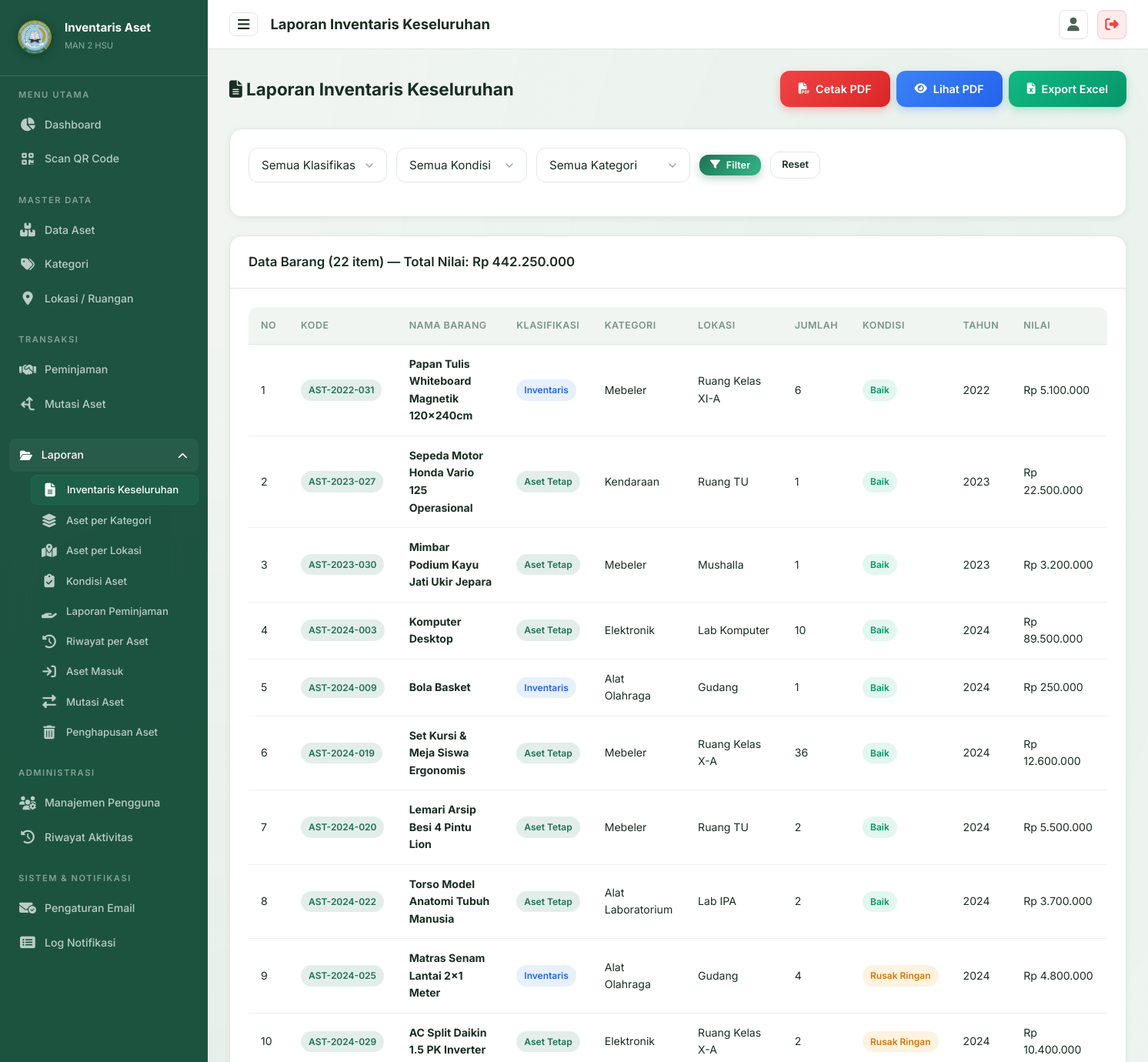
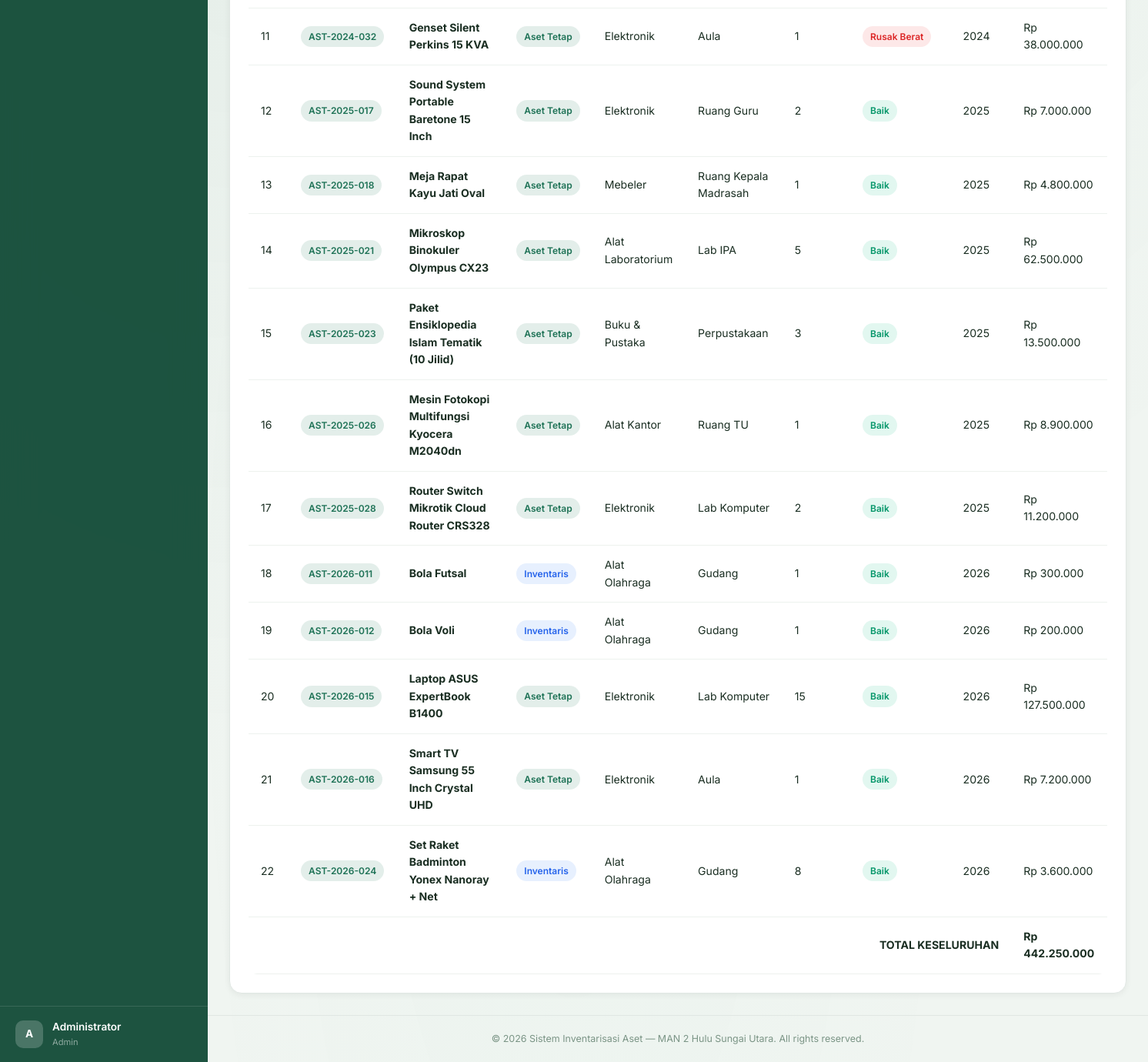
/pages/laporan/aset_keseluruhan.php (signed in), run on the app's committed database (2 pictures, top to bottom).
### tables this page shows
CREATE TABLE `aset` (
  `id` int NOT NULL AUTO_INCREMENT,
  `kode_aset` varchar(50) NOT NULL,
  `nama_aset` varchar(150) NOT NULL,
  `id_kategori` int DEFAULT NULL,
  `jenis_barang` enum('Aset Tetap','Inventaris Barang') NOT NULL DEFAULT 'Aset Tetap',
  `id_lokasi` int DEFAULT NULL,
  `jumlah` int NOT NULL DEFAULT '1',
  `kondisi` enum('Baik','Rusak Ringan','Rusak Berat') NOT NULL DEFAULT 'Baik',
  `tahun_perolehan` year DEFAULT NULL,
  `nilai_perolehan` decimal(15,2) DEFAULT '0.00',
  `sumber_dana` varchar(100) DEFAULT NULL,
  `gambar` varchar(255) DEFAULT NULL,
  `keterangan` text,
  `qr_code_path` varchar(255) DEFAULT NULL,
  `created_at` timestamp NULL DEFAULT CURRENT_TIMESTAMP,
  `updated_at` timestamp NULL DEFAULT CURRENT_TIMESTAMP ON UPDATE CURRENT_TIMESTAMP,
  `deleted_at` timestamp NULL DEFAULT NULL,
  `bukti_hapus` varchar(255) DEFAULT NULL,
  `status_penghapusan` enum('none','pending','approved') NOT NULL DEFAULT 'none',
  `status_mutasi` enum('none','in_transit') NOT NULL DEFAULT 'none',
  `tgl_pengajuan_hapus` datetime DEFAULT NULL,
  `file_ba_scan` varchar(255) DEFAULT NULL,
  `alasan_hapus` text,
  PRIMARY KEY (`id`),
  UNIQUE KEY `kode_aset` (`kode_aset`),
  KEY `id_kategori` (`id_kategori`),
  KEY `id_lokasi` (`id_lokasi`),
  CONSTRAINT `aset_ibfk_1` FOREIGN KEY (`id_kategori`) REFERENCES `kategori` (`id`) ON DELETE SET NULL,
  CONSTRAINT `aset_ibfk_2` FOREIGN KEY (`id_lokasi`) REFERENCES `lokasi` (`id`) ON DELETE SET NULL
);

CREATE TABLE `kategori` (
  `id` int NOT NULL AUTO_INCREMENT,
  `nama_kategori` varchar(100) NOT NULL,
  `keterangan` text,
  `created_at` timestamp NULL DEFAULT CURRENT_TIMESTAMP,
  PRIMARY KEY (`id`)
);

CREATE TABLE `lokasi` (
  `id` int NOT NULL AUTO_INCREMENT,
  `nama_lokasi` varchar(100) NOT NULL,
  `keterangan` text,
  `created_at` timestamp NULL DEFAULT CURRENT_TIMESTAMP,
  PRIMARY KEY (`id`)
);

### config/database.php (called while the page is built, shortened)
<?php
function formatRupiah($angka) {
    return 'Rp ' . number_format($angka, 0, ',', '.');
}
?>

### pages/laporan/aset_keseluruhan.php (the view, shortened to what this page needs)
<?php
$pdo = getConnection();
$filterKondisi = $_GET['kondisi'] ?? '';
$filterKategori = $_GET['kategori'] ?? '';
$filterJenis = $_GET['jenis'] ?? '';
$where = "WHERE a.deleted_at IS NULL";
$params = [];
$stmt = $pdo->prepare("SELECT a.*, k.nama_kategori, l.nama_lokasi FROM aset a
    LEFT JOIN kategori k ON a.id_kategori = k.id LEFT JOIN lokasi l ON a.id_lokasi = l.id
    $where ORDER BY a.kode_aset");
$stmt->execute($params);
$data = $stmt->fetchAll();
$totalNilai = 0;
foreach ($data as $d) { $totalNilai += $d['nilai_perolehan'] * $d['jumlah']; }
require_once __DIR__ . '/../../includes/header.php';
require_once __DIR__ . '/../../includes/sidebar.php';
?>
<div class="page-header">
    <div><h2><i class="fas fa-file-lines"></i> Laporan Inventaris Keseluruhan</h2></div>
    <div class="btn-group no-print">
        <a href="export_pdf.php?type=keseluruhan&kondisi=<?= urlencode($filterKondisi) ?>&kategori=<?= urlencode($filterKategori) ?>&jenis=<?= urlencode($filterJenis) ?>" class="btn btn-danger"><i class="fas fa-file-pdf"></i> Cetak PDF</a>
        <a href="export_pdf.php?type=keseluruhan&kondisi=<?= urlencode($filterKondisi) ?>&kategori=<?= urlencode($filterKategori) ?>&jenis=<?= urlencode($filterJenis) ?>&view=1" target="_blank" class="btn btn-info"><i class="fas fa-eye"></i> Lihat PDF</a>
        <a href="export_excel.php?type=keseluruhan&kondisi=<?= urlencode($filterKondisi) ?>&kategori=<?= urlencode($filterKategori) ?>&jenis=<?= urlencode($filterJenis) ?>" class="btn btn-success"><i class="fas fa-file-excel"></i> Export Excel</a>
    </div>
</div>
<div class="card mb-4 no-print"><div class="card-body">
    <form method="GET" class="search-bar">
        <select class="form-control" name="jenis" style="max-width:180px;">
            <option value="">Semua Klasifikasi</option>
        </select>
        <select class="form-control" name="kondisi" style="max-width:170px;">
            <option value="">Semua Kondisi</option>
        </select>
        <select class="form-control" name="kategori" style="max-width:200px;">
            <option value="">Semua Kategori</option>
        </select>
        <button type="submit" class="btn btn-primary btn-sm"><i class="fas fa-filter"></i> Filter</button>
        <a href="<?= BASE_URL ?>/laporan/keseluruhan" class="btn btn-secondary btn-sm">Reset</a>
    </form>
</div></div>
<div class="card animate-fadeInUp"><div class="card-header"><h3>Data Barang (<?= count($data) ?> item) — Total Nilai: <?= formatRupiah($totalNilai) ?></h3></div>
<div class="card-body"><div class="table-wrapper">
    <table><thead><tr><th>No</th><th>Kode</th><th>Nama Barang</th><th>Klasifikasi</th><th>Kategori</th><th>Lokasi</th><th>Jumlah</th><th>Kondisi</th><th>Tahun</th><th>Nilai</th></tr></thead>
    <tbody>
        <?php foreach ($data as $i => $a): ?>
        <tr>
            <td><?= $i+1 ?></td>
            <td><span class="badge badge-primary"><?= htmlspecialchars($a['kode_aset']) ?></span></td>
            <td><strong><?= htmlspecialchars($a['nama_aset']) ?></strong></td>
            <td>
                <?php if ($a['jenis_barang'] === 'Aset Tetap'): ?>
                    <span class="badge badge-primary" style="font-size:0.75rem;">Aset Tetap</span>
                <?php else: ?>
                    <span class="badge badge-info" style="font-size:0.75rem;">Inventaris</span>
                <?php endif; ?>
            </td>
            <td><?= htmlspecialchars($a['nama_kategori'] ?? '-') ?></td>
            <td><?= htmlspecialchars($a['nama_lokasi'] ?? '-') ?></td>
            <td><?= $a['jumlah'] ?></td>
            <td>
                <span class="badge badge-<?= $a['kondisi'] === 'Baik' ? 'success' : ($a['kondisi'] === 'Rusak Ringan' ? 'warning' : 'danger') ?>">
                    <?= $a['kondisi'] ?>
                </span>
            </td>
            <td><?= $a['tahun_perolehan'] ?? '-' ?></td>
            <td><?= formatRupiah($a['nilai_perolehan'] * $a['jumlah']) ?></td>
        </tr>
        <?php endforeach; ?>
        <tr style="font-weight:700;"><td colspan="9" style="text-align:right;">TOTAL KESELURUHAN</td><td><?= formatRupiah($totalNilai) ?></td></tr>
    </tbody></table>
</div></div></div>
<?php require_once __DIR__ . '/../../includes/footer.php'; ?>

### data on the page
aset: kode_aset "AST-2022-031", nama_aset "Papan Tulis Whiteboard Magnetik 120x240cm", shows "Inventaris", id_kategori.nama_kategori "Mebeler", id_lokasi.nama_lokasi "Ruang Kelas XI-A", jumlah "6", kondisi "Baik", tahun_perolehan "2022", formatRupiah($a['nilai_perolehan'] * $a['jumlah']) "Rp 5.100.000"
aset: kode_aset "AST-2023-027", nama_aset "Sepeda Motor Honda Vario 125 Operasional", jenis_barang "Aset Tetap", id_kategori.nama_kategori "Kendaraan", id_lokasi.nama_lokasi "Ruang TU", jumlah "1", kondisi "Baik", tahun_perolehan "2023", formatRupiah($a['nilai_perolehan'] * $a['jumlah']) "Rp 22.500.000"
aset: kode_aset "AST-2023-030", nama_aset "Mimbar Podium Kayu Jati Ukir Jepara", jenis_barang "Aset Tetap", id_kategori.nama_kategori "Mebeler", id_lokasi.nama_lokasi "Mushalla", jumlah "1", kondisi "Baik", tahun_perolehan "2023", formatRupiah($a['nilai_perolehan'] * $a['jumlah']) "Rp 3.200.000"
aset: kode_aset "AST-2024-003", nama_aset "Komputer Desktop", jenis_barang "Aset Tetap", id_kategori.nama_kategori "Elektronik", id_lokasi.nama_lokasi "Lab Komputer", jumlah "10", kondisi "Baik", tahun_perolehan "2024", formatRupiah($a['nilai_perolehan'] * $a['jumlah']) "Rp 89.500.000"
aset: kode_aset "AST-2024-009", nama_aset "Bola Basket", shows "Inventaris", id_kategori.nama_kategori "Alat Olahraga", id_lokasi.nama_lokasi "Gudang", jumlah "1", kondisi "Baik", tahun_perolehan "2024", formatRupiah($a['nilai_perolehan'] * $a['jumlah']) "Rp 250.000"
aset: kode_aset "AST-2024-019", nama_aset "Set Kursi & Meja Siswa Ergonomis", jenis_barang "Aset Tetap", id_kategori.nama_kategori "Mebeler", id_lokasi.nama_lokasi "Ruang Kelas X-A", jumlah "36", kondisi "Baik", tahun_perolehan "2024", formatRupiah($a['nilai_perolehan'] * $a['jumlah']) "Rp 12.600.000"
aset: kode_aset "AST-2024-020", nama_aset "Lemari Arsip Besi 4 Pintu Lion", jenis_barang "Aset Tetap", id_kategori.nama_kategori "Mebeler", id_lokasi.nama_lokasi "Ruang TU", jumlah "2", kondisi "Baik", tahun_perolehan "2024", formatRupiah($a['nilai_perolehan'] * $a['jumlah']) "Rp 5.500.000"
aset: kode_aset "AST-2024-022", nama_aset "Torso Model Anatomi Tubuh Manusia", jenis_barang "Aset Tetap", id_kategori.nama_kategori "Alat Laboratorium", id_lokasi.nama_lokasi "Lab IPA", jumlah "2", kondisi "Baik", tahun_perolehan "2024", formatRupiah($a['nilai_perolehan'] * $a['jumlah']) "Rp 3.700.000"
aset: kode_aset "AST-2024-025", nama_aset "Matras Senam Lantai 2x1 Meter", shows "Inventaris", id_kategori.nama_kategori "Alat Olahraga", id_lokasi.nama_lokasi "Gudang", jumlah "4", kondisi "Rusak Ringan", tahun_perolehan "2024", formatRupiah($a['nilai_perolehan'] * $a['jumlah']) "Rp 4.800.000"
aset: kode_aset "AST-2024-029", nama_aset "AC Split Daikin 1.5 PK Inverter", jenis_barang "Aset Tetap", id_kategori.nama_kategori "Elektronik", id_lokasi.nama_lokasi "Ruang Kelas X-A", jumlah "2", kondisi "Rusak Ringan", tahun_perolehan "2024", formatRupiah($a['nilai_perolehan'] * $a['jumlah']) "Rp 10.400.000"
aset: kode_aset "AST-2024-032", nama_aset "Genset Silent Perkins 15 KVA", jenis_barang "Aset Tetap", id_kategori.nama_kategori "Elektronik", id_lokasi.nama_lokasi "Aula", jumlah "1", kondisi "Rusak Berat", tahun_perolehan "2024", formatRupiah($a['nilai_perolehan'] * $a['jumlah']) "Rp 38.000.000"
aset: kode_aset "AST-2025-017", nama_aset "Sound System Portable Baretone 15 Inch", jenis_barang "Aset Tetap", id_kategori.nama_kategori "Elektronik", id_lokasi.nama_lokasi "Ruang Guru", jumlah "2", kondisi "Baik", tahun_perolehan "2025", formatRupiah($a['nilai_perolehan'] * $a['jumlah']) "Rp 7.000.000"
aset: kode_aset "AST-2025-018", nama_aset "Meja Rapat Kayu Jati Oval", jenis_barang "Aset Tetap", id_kategori.nama_kategori "Mebeler", id_lokasi.nama_lokasi "Ruang Kepala Madrasah", jumlah "1", kondisi "Baik", tahun_perolehan "2025", formatRupiah($a['nilai_perolehan'] * $a['jumlah']) "Rp 4.800.000"
aset: kode_aset "AST-2025-021", nama_aset "Mikroskop Binokuler Olympus CX23", jenis_barang "Aset Tetap", id_kategori.nama_kategori "Alat Laboratorium", id_lokasi.nama_lokasi "Lab IPA", jumlah "5", kondisi "Baik", tahun_perolehan "2025", formatRupiah($a['nilai_perolehan'] * $a['jumlah']) "Rp 62.500.000"
aset: kode_aset "AST-2025-023", nama_aset "Paket Ensiklopedia Islam Tematik (10 Jilid)", jenis_barang "Aset Tetap", id_kategori.nama_kategori "Buku & Pustaka", id_lokasi.nama_lokasi "Perpustakaan", jumlah "3", kondisi "Baik", tahun_perolehan "2025", formatRupiah($a['nilai_perolehan'] * $a['jumlah']) "Rp 13.500.000"
aset: kode_aset "AST-2025-026", nama_aset "Mesin Fotokopi Multifungsi Kyocera M2040dn", jenis_barang "Aset Tetap", id_kategori.nama_kategori "Alat Kantor", id_lokasi.nama_lokasi "Ruang TU", jumlah "1", kondisi "Baik", tahun_perolehan "2025", formatRupiah($a['nilai_perolehan'] * $a['jumlah']) "Rp 8.900.000"
aset: kode_aset "AST-2025-028", nama_aset "Router Switch Mikrotik Cloud Router CRS328", jenis_barang "Aset Tetap", id_kategori.nama_kategori "Elektronik", id_lokasi.nama_lokasi "Lab Komputer", jumlah "2", kondisi "Baik", tahun_perolehan "2025", formatRupiah($a['nilai_perolehan'] * $a['jumlah']) "Rp 11.200.000"
aset: kode_aset "AST-2026-011", nama_aset "Bola Futsal", shows "Inventaris", id_kategori.nama_kategori "Alat Olahraga", id_lokasi.nama_lokasi "Gudang", jumlah "1", kondisi "Baik", tahun_perolehan "2026", formatRupiah($a['nilai_perolehan'] * $a['jumlah']) "Rp 300.000"
aset: kode_aset "AST-2026-012", nama_aset "Bola Voli", shows "Inventaris", id_kategori.nama_kategori "Alat Olahraga", id_lokasi.nama_lokasi "Gudang", jumlah "1", kondisi "Baik", tahun_perolehan "2026", formatRupiah($a['nilai_perolehan'] * $a['jumlah']) "Rp 200.000"
aset: kode_aset "AST-2026-015", nama_aset "Laptop ASUS ExpertBook B1400", jenis_barang "Aset Tetap", id_kategori.nama_kategori "Elektronik", id_lokasi.nama_lokasi "Lab Komputer", jumlah "15", kondisi "Baik", tahun_perolehan "2026", formatRupiah($a['nilai_perolehan'] * $a['jumlah']) "Rp 127.500.000"
aset: kode_aset "AST-2026-016", nama_aset "Smart TV Samsung 55 Inch Crystal UHD", jenis_barang "Aset Tetap", id_kategori.nama_kategori "Elektronik", id_lokasi.nama_lokasi "Aula", jumlah "1", kondisi "Baik", tahun_perolehan "2026", formatRupiah($a['nilai_perolehan'] * $a['jumlah']) "Rp 7.200.000"
aset: kode_aset "AST-2026-024", nama_aset "Set Raket Badminton Yonex Nanoray + Net", shows "Inventaris", id_kategori.nama_kategori "Alat Olahraga", id_lokasi.nama_lokasi "Gudang", jumlah "8", kondisi "Baik", tahun_perolehan "2026", formatRupiah($a['nilai_perolehan'] * $a['jumlah']) "Rp 3.600.000"

### other printed values
substr($_SESSION['user_nama'] ?? 'U', 0, 1) "A"
$_SESSION['user_nama'] "Administrator"
$_SESSION['user_role'] "Admin"
$pageTitle "Laporan Inventaris Keseluruhan"
count($data) "22"
formatRupiah($totalNilai) "Rp 442.250.000"
